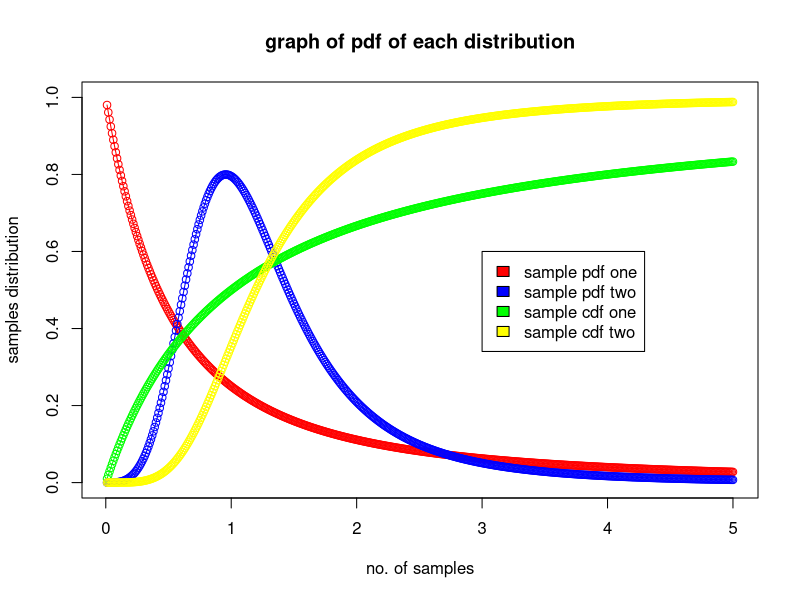

Source code (R):
#generating samples for burr type 3 distribution

alpha<- 1
beta<- 1.5
n_samples<- 2000
samples_vec<- numeric()

gen_samples<- function(alfa, bta, samp)
{
  ret_vec<- numeric()
    for(i in 1: samp)
    {
      t1<- (runif(1)^(1/alfa))
      t2<- (t1/(1-t1))^(1/bta)
      ret_vec<- c(t2, ret_vec)
    }
  return(ret_vec)
}

samples_vec<- gen_samples(alpha, beta, n_samples)
samples_vec



#finding mean
sum1<- 0
for(i in 1:n_samples)
{
  sum1<- sum1 + samples_vec[i]
}

mean1<- sum1/n_samples
cat("mean for sample distribution is: ", (mean1))



#finding variance
variance<- 0

for(i in 1:n_samples)
{
  variance<- variance + ((samples_vec[i] - mean1)^2)
}
variance<- variance/(n_samples - 1)
variance
var(samples_vec)


#generating samples of PDF and CDF
x<- seq(0.01, 5, by = 0.01)
x

samp_pdf_one<- numeric()
t<- 1
for(i in x)
{
  samp_pdf_one[t]<- (i*(1 + (i^(-1))))^(-2)
  t<- t+1
}
samp_pdf_one

samp_pdf_two<- numeric()
t<- 1
for(i in x)
{
  samp_pdf_two[t]<- 4.5*(i^(-4))* ((1 + (i^(-3)))^(-2.5))
  t<- t+1
}


samp_cdf_two<- numeric()
t<- 1
for(i in x)
{
  samp_cdf_two[t]<- (1 + (i^(-3)))^(-1.5)
  t<- t+1
}


samp_cdf_one<- numeric()
t<- 1
for(i in x)
{
  samp_cdf_one[t]<- (1+(i^(-1)))^(-1)
  t<- t+1
}



plot(x, samp_pdf_one,type = "o",col = "red" , ylim = c(0,1),
     xlab = "no. of samples" ,ylab = "samples distribution",  main = "graph of pdf of each distribution")

lines(x, samp_pdf_two, type = "o", col = "blue")
lines(x, samp_cdf_one, type = "o", col = "green")
lines(x, samp_cdf_two, type = "o", col = "yellow")


legend(3,0.6, legend=c("sample pdf one", "sample pdf two",
                     "sample cdf one", "sample cdf two"), fill = c("red","blue","green", "yellow"))

